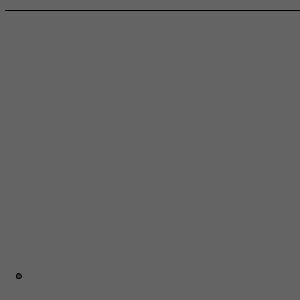
Frame 1 (no input)
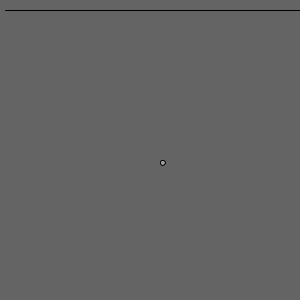
Frame 60 (the mouse pressed at the canvas centre just before this capture)
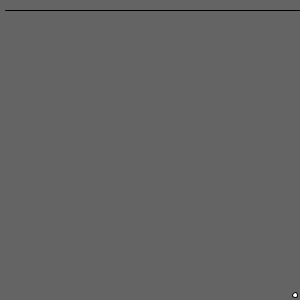
Frame 120 (the mouse held since frame 60 and released just before this capture)

The Processing sketch that drew these frames (run headless with seeded random() and noise(); from frame 60 on, the mouse is pressed at the canvas centre):

// Processing sketch: processing_121907
// ── processing_121907.pde

void setup()
{
  size(300,300);
}

void draw()
{
 background(100);
float t = norm(millis(),0,700);
float f = norm(t,0,3);
f = constrain(f,0,1);
float X = lerp(5,295,f);
float Y = lerp(5,295,f);
if (millis() < 1000)
Y = 295-Y;
fill (lerpColor(color(50), color(255),f));
ellipse(X,Y,5,5);
line(5,10,300,10);
}
